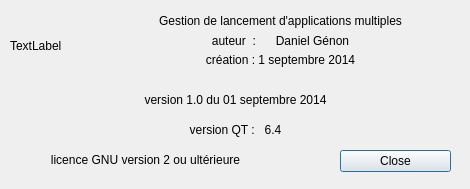
<?xml version="1.0" encoding="UTF-8"?>
<ui version="4.0">
 <class>APropos</class>
 <widget class="QDialog" name="APropos">
  <property name="geometry">
   <rect>
    <x>0</x>
    <y>0</y>
    <width>470</width>
    <height>189</height>
   </rect>
  </property>
  <property name="windowTitle">
   <string>À propos</string>
  </property>
  <widget class="QDialogButtonBox" name="buttonBox">
   <property name="geometry">
    <rect>
     <x>340</x>
     <y>150</y>
     <width>111</width>
     <height>31</height>
    </rect>
   </property>
   <property name="toolTip">
    <string extracomment="retourner à l'application"/>
   </property>
   <property name="statusTip">
    <string extracomment="fermer"/>
   </property>
   <property name="orientation">
    <enum>Qt::Vertical</enum>
   </property>
   <property name="standardButtons">
    <set>QDialogButtonBox::Close</set>
   </property>
  </widget>
  <widget class="QLabel" name="phrversionQT">
   <property name="geometry">
    <rect>
     <x>10</x>
     <y>120</y>
     <width>451</width>
     <height>20</height>
    </rect>
   </property>
   <property name="text">
    <string>version QT :   6.4</string>
   </property>
   <property name="alignment">
    <set>Qt::AlignCenter</set>
   </property>
  </widget>
  <widget class="QLabel" name="ztexte2">
   <property name="geometry">
    <rect>
     <x>100</x>
     <y>50</y>
     <width>361</width>
     <height>20</height>
    </rect>
   </property>
   <property name="text">
    <string>&lt;html&gt;&lt;head/&gt;&lt;body&gt;&lt;p&gt;création :  1 septembre 2014&lt;/p&gt;&lt;/body&gt;&lt;/html&gt;</string>
   </property>
   <property name="alignment">
    <set>Qt::AlignCenter</set>
   </property>
  </widget>
  <widget class="QLabel" name="ztexte4">
   <property name="geometry">
    <rect>
     <x>10</x>
     <y>150</y>
     <width>271</width>
     <height>20</height>
    </rect>
   </property>
   <property name="text">
    <string>licence GNU version 2 ou ultérieure</string>
   </property>
   <property name="alignment">
    <set>Qt::AlignCenter</set>
   </property>
  </widget>
  <widget class="QLabel" name="ztexte1">
   <property name="geometry">
    <rect>
     <x>100</x>
     <y>10</y>
     <width>361</width>
     <height>21</height>
    </rect>
   </property>
   <property name="text">
    <string>Gestion de lancement d'applications multiples</string>
   </property>
   <property name="alignment">
    <set>Qt::AlignCenter</set>
   </property>
  </widget>
  <widget class="QLabel" name="ztexte5">
   <property name="geometry">
    <rect>
     <x>100</x>
     <y>30</y>
     <width>361</width>
     <height>21</height>
    </rect>
   </property>
   <property name="text">
    <string>auteur  :      Daniel Génon</string>
   </property>
   <property name="alignment">
    <set>Qt::AlignCenter</set>
   </property>
  </widget>
  <widget class="QLabel" name="phrversionMSA">
   <property name="geometry">
    <rect>
     <x>10</x>
     <y>90</y>
     <width>451</width>
     <height>21</height>
    </rect>
   </property>
   <property name="text">
    <string>&lt;html&gt;&lt;head/&gt;&lt;body&gt;&lt;p&gt;version 1.0 du 01 septembre 2014&lt;/p&gt;&lt;/body&gt;&lt;/html&gt;</string>
   </property>
   <property name="alignment">
    <set>Qt::AlignCenter</set>
   </property>
  </widget>
  <widget class="QLabel" name="zoneimage">
   <property name="geometry">
    <rect>
     <x>10</x>
     <y>10</y>
     <width>71</width>
     <height>71</height>
    </rect>
   </property>
   <property name="text">
    <string>TextLabel</string>
   </property>
  </widget>
 </widget>
 <resources/>
 <connections>
  <connection>
   <sender>buttonBox</sender>
   <signal>accepted()</signal>
   <receiver>APropos</receiver>
   <slot>accept()</slot>
   <hints>
    <hint type="sourcelabel">
     <x>248</x>
     <y>254</y>
    </hint>
    <hint type="destinationlabel">
     <x>157</x>
     <y>274</y>
    </hint>
   </hints>
  </connection>
  <connection>
   <sender>buttonBox</sender>
   <signal>rejected()</signal>
   <receiver>APropos</receiver>
   <slot>reject()</slot>
   <hints>
    <hint type="sourcelabel">
     <x>316</x>
     <y>260</y>
    </hint>
    <hint type="destinationlabel">
     <x>286</x>
     <y>274</y>
    </hint>
   </hints>
  </connection>
 </connections>
</ui>
